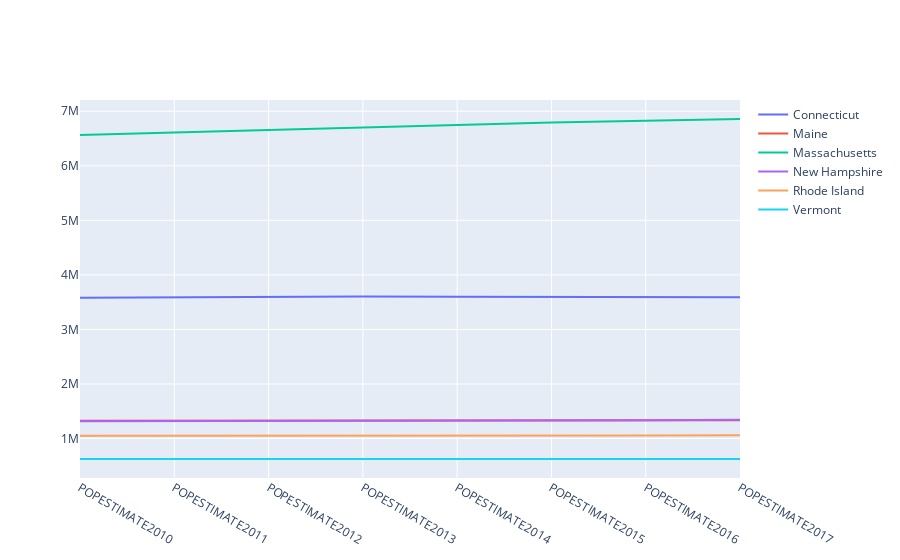

The cell this chart's notebook holds for it:
### Code cell
data = [
    go.Scatter(
        x=df2.columns,
        y=df2.loc[name],
        mode="lines",
        name=name,
    )
    for name in df2.index
]

go.Figure(data=data).show()

### Figure 1 — Plotly figure (JSON) as saved in the notebook; plotly's stock layout.template omitted (floating-point values rounded to 4 significant figures)
{"data": [{"mode": "lines", "name": "Connecticut", "type": "scatter", "x": ["POPESTIMATE2010", "POPESTIMATE2011", "POPESTIMATE2012", "POPESTIMATE2013", "POPESTIMATE2014", "POPESTIMATE2015", "POPESTIMATE2016", "POPESTIMATE2017"], "y": [3580171, 3591927, 3597705, 3602470, 3600188, 3593862, 3587685, 3588184]}, {"mode": "lines", "name": "Maine", "type": "scatter", "x": ["POPESTIMATE2010", "POPESTIMATE2011", "POPESTIMATE2012", "POPESTIMATE2013", "POPESTIMATE2014", "POPESTIMATE2015", "POPESTIMATE2016", "POPESTIMATE2017"], "y": [1327568, 1327968, 1328101, 1327975, 1328903, 1327787, 1330232, 1335907]}, {"mode": "lines", "name": "Massachusetts", "type": "scatter", "x": ["POPESTIMATE2010", "POPESTIMATE2011", "POPESTIMATE2012", "POPESTIMATE2013", "POPESTIMATE2014", "POPESTIMATE2015", "POPESTIMATE2016", "POPESTIMATE2017"], "y": [6564943, 6612178, 6659627, 6711138, 6757925, 6794002, 6823721, 6859819]}, {"mode": "lines", "name": "New Hampshire", "type": "scatter", "x": ["POPESTIMATE2010", "POPESTIMATE2011", "POPESTIMATE2012", "POPESTIMATE2013", "POPESTIMATE2014", "POPESTIMATE2015", "POPESTIMATE2016", "POPESTIMATE2017"], "y": [1316700, 1318345, 1320923, 1322622, 1328684, 1330134, 1335015, 1342795]}, {"mode": "lines", "name": "Rhode Island", "type": "scatter", "x": ["POPESTIMATE2010", "POPESTIMATE2011", "POPESTIMATE2012", "POPESTIMATE2013", "POPESTIMATE2014", "POPESTIMATE2015", "POPESTIMATE2016", "POPESTIMATE2017"], "y": [1053169, 1052154, 1052761, 1052784, 1054782, 1055916, 1057566, 1059639]}, {"mode": "lines", "name": "Vermont", "type": "scatter", "x": ["POPESTIMATE2010", "POPESTIMATE2011", "POPESTIMATE2012", "POPESTIMATE2013", "POPESTIMATE2014", "POPESTIMATE2015", "POPESTIMATE2016", "POPESTIMATE2017"], "y": [625842, 626210, 625606, 626044, 625665, 624455, 623354, 623657]}], "layout": {}}
